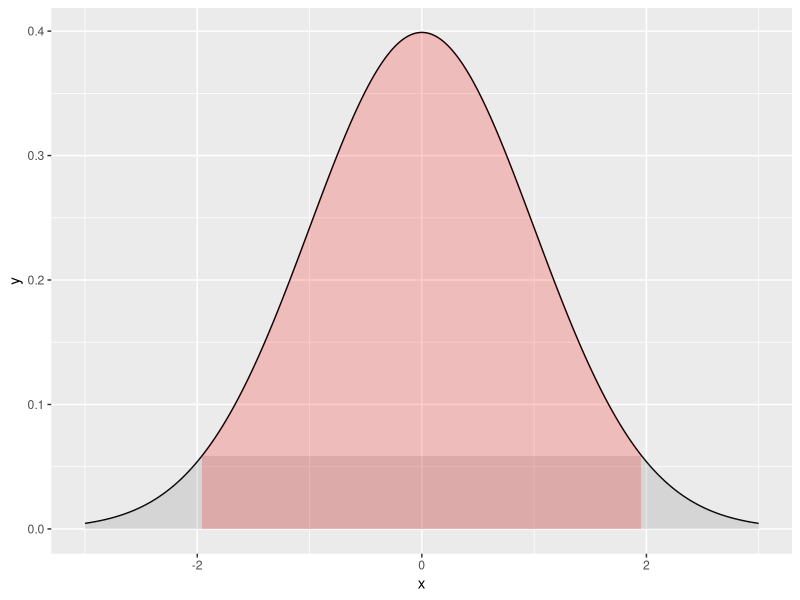

R code for this plot:
# SDC plot for better understanding

library(tidyverse)

x <- seq(-3, 3, length.out = 1000)
y <- dnorm(x)

data_df <- data.frame(x, y)

q_2.5 <- qnorm(0.025)
q_97.5 <- qnorm(0.975)

data_df$quantile <- ifelse(data_df$x >= q_2.5 & data_df$x <= q_97.5, "Quantile", "")

p <- ggplot(data_df, aes(x = x, y = y)) +
  geom_line() +
  geom_ribbon(aes(ymin = 0, ymax = y, fill = quantile), alpha = 0.2, color = NA) +
  scale_fill_manual(values = c("Quantile" = "red"), guide = FALSE)

add_dot <- function(p) {
  x <- rnorm(1)
  if(x > q_97.5 | x < q_2.5){
    p <<- p + geom_point(x = x, y = 0, size = 2.5, color = "red")  
  } else {
    p <<- p + geom_point(x = x, y = 0, size = 2.5, color = "blue") 
  }
p
}

add_dot(p)



